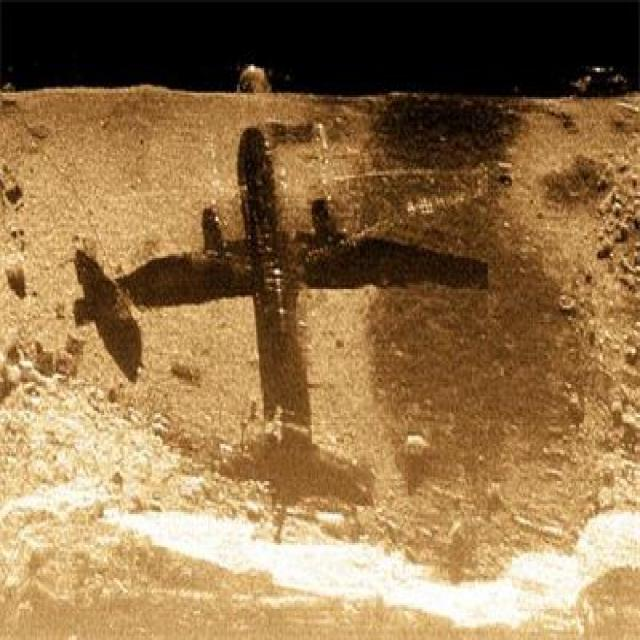
#> input picture data/KLSG/archive/train/images/000005_jpg.rf.ba1e8864b070952c6b17fde66e29bf64.jpg, 640 x 640 px
$ python analyze_range_gradient.py
#> lines starting #> are read from the running program, lines starting #| are printed output that depends on the picture
from pathlib import Path

import cv2
import numpy as np


INPUT_DIR = Path(
    r"C:\Users\Siddhartha\Desktop\EchoTrace\data\KLSG\archive"
)

SPLITS = ["train", "valid", "test"]


def calculate_gradient(image):
    height, width = image.shape

    quarter = width // 4

    left = image[:, :quarter]
    right = image[:, -quarter:]

    left_mean = float(np.mean(left))
    right_mean = float(np.mean(right))

    gradient = left_mean - right_mean

    return left_mean, right_mean, gradient


def analyze_split(split):

    image_dir = INPUT_DIR / split / "images"

    gradients = []
    left_means = []
    right_means = []

    images = sorted(
        image_dir.glob("*.jpg")
    )

    for image_path in images:

        image = cv2.imread(
            str(image_path),
            cv2.IMREAD_GRAYSCALE
        )

        if image is None:
            continue

        left, right, gradient = calculate_gradient(image)

        left_means.append(left)
        right_means.append(right)
        gradients.append(gradient)

    gradients = np.array(gradients)

    print()
    print("=" * 60)
    print(f"{split.upper()} RANGE GRADIENT ANALYSIS")
    print("=" * 60)

    print(f"Images analyzed : {len(gradients)}")

    if len(gradients) == 0:
        return

    print(
        f"Mean gradient   : {np.mean(gradients):.2f}"
    )

    print(
        f"Median gradient : {np.median(gradients):.2f}"
    )

    print(
        f"Minimum         : {np.min(gradients):.2f}"
    )

    print(
        f"Maximum         : {np.max(gradients):.2f}"
    )

    print(
        f"Std deviation   : {np.std(gradients):.2f}"
    )

    left_dominant = np.sum(gradients > 0)
    right_dominant = np.sum(gradients < 0)
    approximately_equal = np.sum(gradients == 0)

    total = len(gradients)

    print()
    print(
        f"Left brighter   : "
        f"{left_dominant} "
        f"({left_dominant / total * 100:.1f}%)"
    )

    print(
        f"Right brighter  : "
        f"{right_dominant} "
        f"({right_dominant / total * 100:.1f}%)"
    )

    print(
        f"Equal           : "
        f"{approximately_equal} "
        f"({approximately_equal / total * 100:.1f}%)"
    )


def main():

    print("=" * 60)
    print(" EchoTrace Dataset Range-Gradient Investigation")
    print("=" * 60)

    for split in SPLITS:
        analyze_split(split)
#> in analyze_split, `image = cv2.imread( str(image_path), cv2.IMREAD_GRAYSCALE )`:
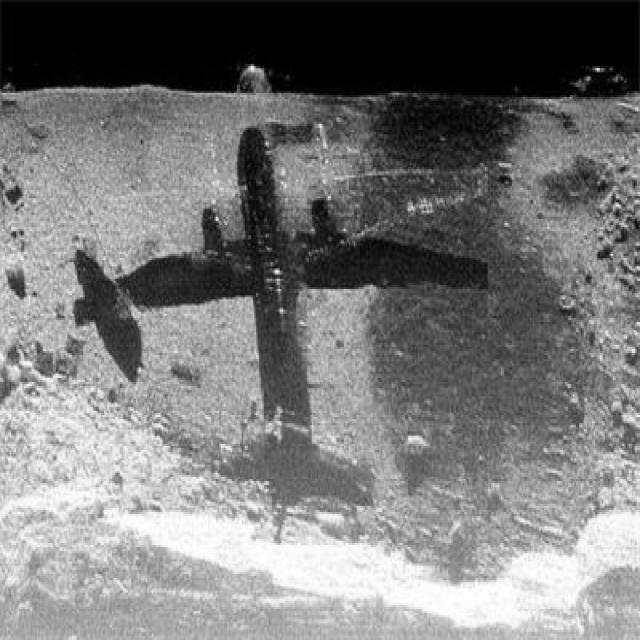
#> image: shape (640, 640); min 0, max 255, mean 120.3
#> in calculate_gradient, `left = image[:, :quarter]`:
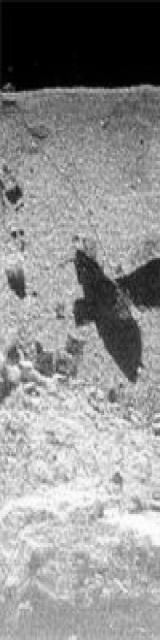
#> left: shape (640, 160); min 0, max 255, mean 143.1
#> in calculate_gradient, `right = image[:, -quarter:]`:
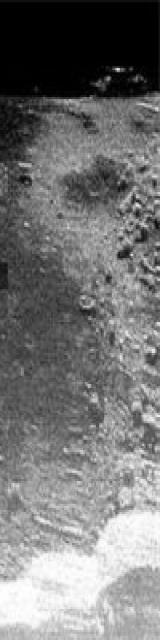
#> right: shape (640, 160); min 0, max 255, mean 116.4
#> in calculate_gradient, `left_mean = float(np.mean(left))`: left_mean = 143.1
#> in calculate_gradient, `right_mean = float(np.mean(right))`: right_mean = 116.4
#> in calculate_gradient, `gradient = left_mean - right_mean`: gradient = 26.71
#> in analyze_split, `left, right, gradient = calculate_gradient(image)`: left = 143.1; right = 116.4; gradient = 26.71
#> in analyze_split, `gradients = np.array(gradients)`: gradients = [26.71]
#| Images analyzed : 1
#| Mean gradient   : 26.71
#| Median gradient : 26.71
#| Minimum         : 26.71
#| Maximum         : 26.71
#| Std deviation   : 0.00
#> in analyze_split, `left_dominant = np.sum(gradients > 0)`: left_dominant = 1
#> in analyze_split, `right_dominant = np.sum(gradients < 0)`: right_dominant = 0
#> in analyze_split, `total = len(gradients)`: total = 1
#| Left brighter   : 1 (100.0%)
#| Right brighter  : 0 (0.0%)
#| Equal           : 0 (0.0%)
#> pass 2 of the loop in main, `for split in SPLITS:`:
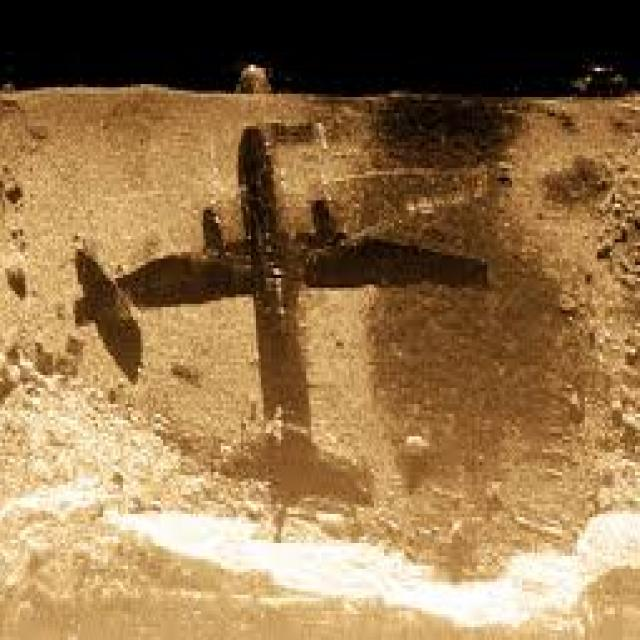
#> input picture data/KLSG/archive/test/images/000021_jpg.rf.acddc8818a3af5d2edfabba0c8a384fd.jpg, 640 x 640 px
#> in calculate_gradient (call 2), `left = image[:, :quarter]`:
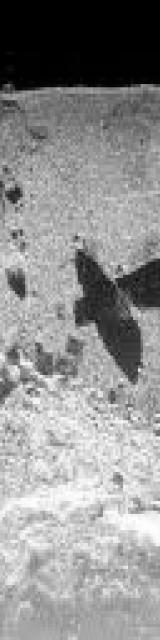
#> left: shape (640, 160); min 0, max 255, mean 143.3
#> in calculate_gradient (call 2), `right = image[:, -quarter:]`:
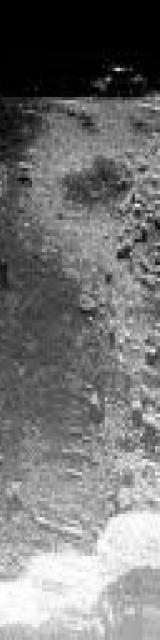
#> right: shape (640, 160); min 0, max 255, mean 116.5
#> left_mean = 143.3
#> right_mean = 116.5
#> in calculate_gradient (call 2), `gradient = left_mean - right_mean`: gradient = 26.82
#> in analyze_split (call 2), `left, right, gradient = calculate_gradient(image)`: left = 143.3; right = 116.5; gradient = 26.82
#> gradients = [26.82]
#| Images analyzed : 1
#| Mean gradient   : 26.82
#| Median gradient : 26.82
#| Minimum         : 26.82
#| Maximum         : 26.82
#| Std deviation   : 0.00
#| Left brighter   : 1 (100.0%)
#| Right brighter  : 0 (0.0%)
#| Equal           : 0 (0.0%)


if __name__ == "__main__":
    main()
